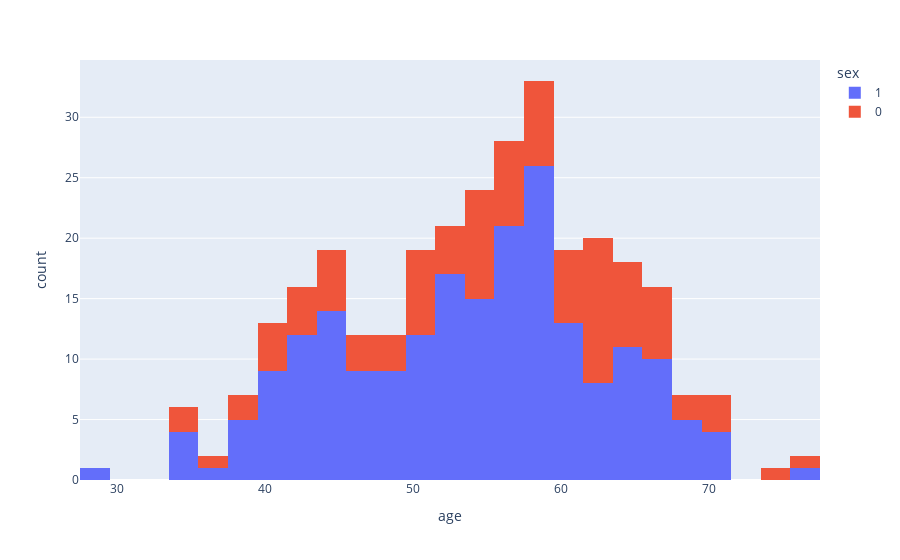

Here is the notebook cell this chart was saved with:
### Code cell
# plot the histogram of age column using plotly and coloring this by sex
import plotly.express as px
fig = px.histogram(data_frame=df, x='age', color='sex')
fig.show()

### Figure 1 — Plotly figure (JSON) as saved in the notebook; plotly's stock layout.template omitted (floating-point values rounded to 4 significant figures; data arrays with more than 128 entries replaced by an {"elided": "..."} marker saying what was removed)
{"data": [{"bingroup": "x", "hovertemplate": "sex=1<br>age=%{x}<br>count=%{y}<extra></extra>", "legendgroup": "1", "marker": {"color": "#636efa", "pattern": {"shape": ""}}, "name": "1", "orientation": "v", "showlegend": true, "type": "histogram", "x": {"elided": "207 int values"}, "xaxis": "x", "yaxis": "y"}, {"bingroup": "x", "hovertemplate": "sex=0<br>age=%{x}<br>count=%{y}<extra></extra>", "legendgroup": "0", "marker": {"color": "#EF553B", "pattern": {"shape": ""}}, "name": "0", "orientation": "v", "showlegend": true, "type": "histogram", "x": [41, 57, 56, 48, 58, 50, 58, 66, 69, 71, 65, 41, 46, 54, 65, 65, 51, 53, 53, 53, 51, 44, 63, 57, 71, 35, 45, 62, 43, 55, 60, 42, 67, 54, 58, 54, 45, 62, 63, 68, 45, 50, 50, 64, 64, 37, 46, 46, 64, 41, 54, 39, 34, 67, 52, 74, 54, 49, 41, 49, 60, 51, 42, 67, 76, 44, 60, 71, 66, 39, 58, 55, 62, 65, 61, 51, 62, 60, 61, 43, 62, 63, 56, 59, 56, 62, 62, 66, 63, 55, 58, 55, 58, 63, 57, 57], "xaxis": "x", "yaxis": "y"}], "layout": {"barmode": "relative", "legend": {"title": {"text": "sex"}, "tracegroupgap": 0}, "margin": {"t": 60}, "xaxis": {"anchor": "y", "domain": [0, 1], "title": {"text": "age"}}, "yaxis": {"anchor": "x", "domain": [0, 1], "title": {"text": "count"}}}}
